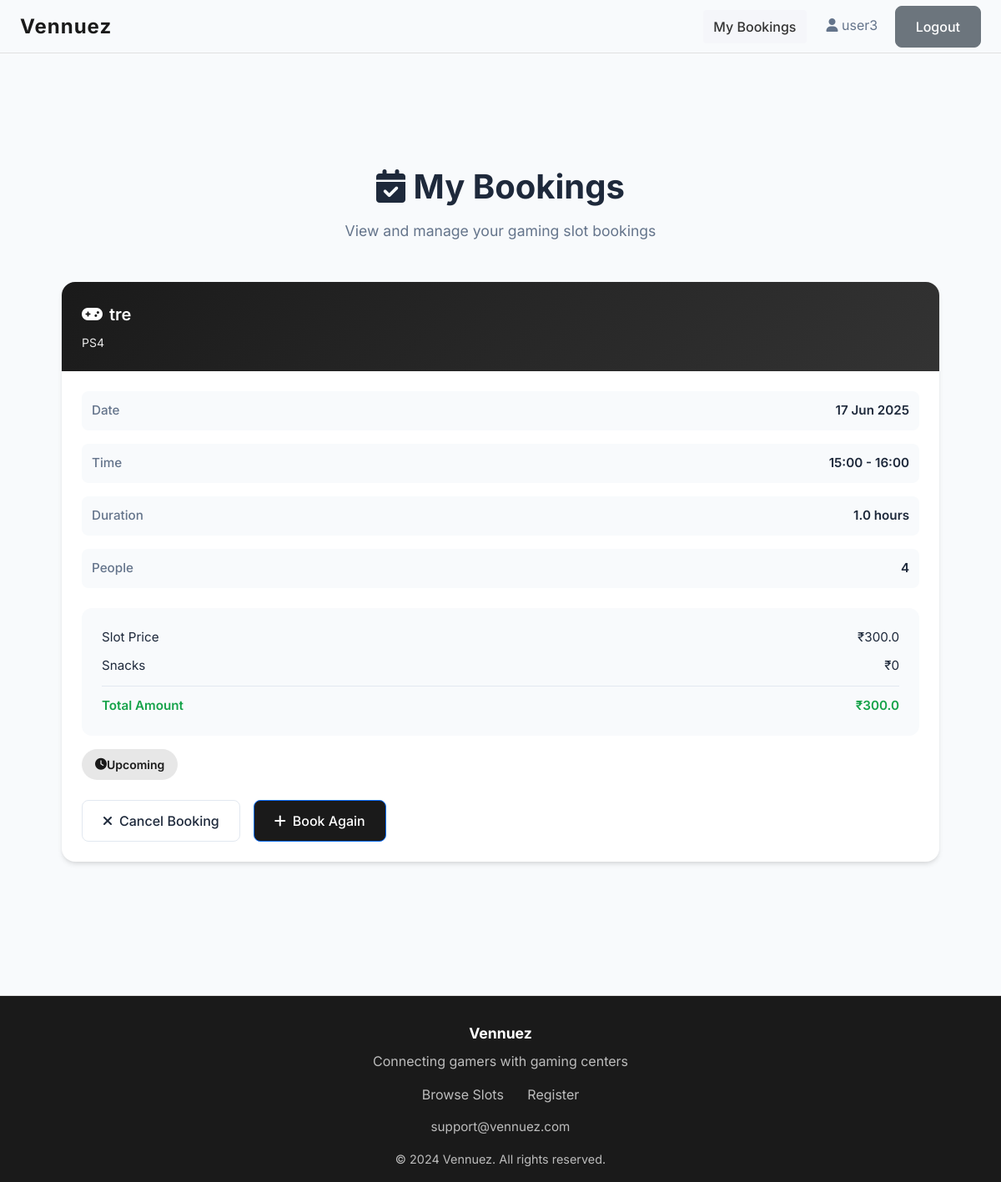
Page /user_dashboard (signed in) on the earlier database version.
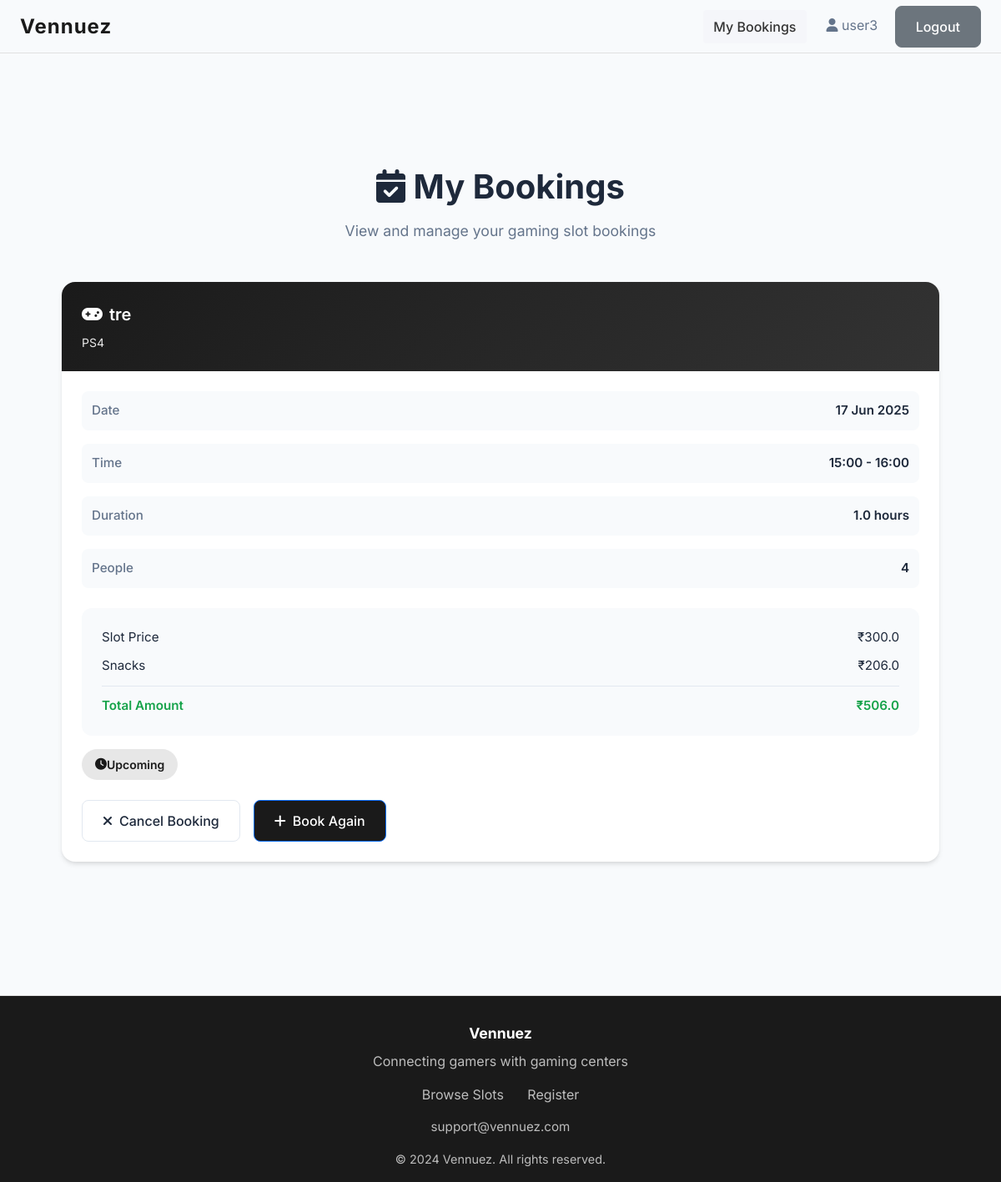
Same page on the later database version.
### models.py (models this page shows, shortened)
class TimeSlot(db.Model):
    __tablename__ = 'time_slots'
    id = db.Column(db.Integer, primary_key=True)
    start_time = db.Column(db.DateTime, nullable=False)
    end_time = db.Column(db.DateTime, nullable=False)
    total_amount = db.Column(db.Float, nullable=False)
    advance_paid = db.Column(db.Float, default=50.0)  # Fixed advance amount
    is_booked = db.Column(db.Boolean, default=False)
    snacks_amount = db.Column(db.Float, default=0.0)
    final_amount = db.Column(db.Float, default=0.0)
    completed = db.Column(db.Boolean, default=False)
    number_of_people = db.Column(db.Integer, default=1)  # New field for number of people
    booking_id = db.Column(db.String(20), unique=True, nullable=True)
    customer_name = db.Column(db.String(100), nullable=True)
    customer_phone = db.Column(db.String(20), nullable=True)
    customer_email = db.Column(db.String(120), nullable=True)
    customer_age = db.Column(db.Integer, nullable=True)
    special_requests = db.Column(db.Text, nullable=True)
    contact_sms = db.Column(db.Boolean, default=True)
    contact_whatsapp = db.Column(db.Boolean, default=True)
    contact_email = db.Column(db.Boolean, default=False)
    payment_status = db.Column(db.String(20), default='pending')  # pending, paid, failed
    payment_id = db.Column(db.String(100), nullable=True)
    booking_time = db.Column(db.DateTime, nullable=True)
    created_at = db.Column(db.DateTime, default=datetime.utcnow)
    console_id = db.Column(db.Integer, db.ForeignKey('consoles.id'), nullable=False)
    user_id = db.Column(db.Integer, db.ForeignKey('users.id'), nullable=True)  # Optional for unregistered bookings

class Console(db.Model):
    __tablename__ = 'consoles'
    id = db.Column(db.Integer, primary_key=True)
    name = db.Column(db.String(100), nullable=False)
    console_type = db.Column(db.String(50), nullable=False)
    hourly_rate = db.Column(db.Float, nullable=False)  # Rate per person per hour
    is_available = db.Column(db.Boolean, default=True)
    created_at = db.Column(db.DateTime, default=datetime.utcnow)
    owner_id = db.Column(db.Integer, db.ForeignKey('owners.id'), nullable=False)
    slots = db.relationship('TimeSlot', backref='console', lazy=True, cascade='all, delete-orphan')

### routes.py (the view)
@app.route('/user_dashboard')
@login_required
def user_dashboard():
    user = User.query.get(session['user_id'])
    bookings = TimeSlot.query.filter_by(user_id=user.id).order_by(TimeSlot.start_time.desc()).all()
    coin_balances = UserCoinBalance.query.filter_by(user_id=user.id).all()
    return render_template('user_dashboard.html', user=user, bookings=bookings, coin_balances=coin_balances , now=datetime.now())

### app.py (called while the page is built)
@login_manager.user_loader
def load_user(user_id):
    from models import Owner, User
    from flask import session
    user_type = session.get('user_type')
    if user_type == 'owner':
        return Owner.query.get(int(user_id))
    elif user_type == 'user':
        return User.query.get(int(user_id))
    return None

### templates/user_dashboard.html (shortened to what this page needs)
{% extends "base.html" %}
{% block content %}
<section class="user-dashboard">
    <div class="page-header">
                <h1 class="page-title">
            <i class="fas fa-calendar-check"></i> My Bookings
                </h1>
        <p class="page-subtitle">View and manage your gaming slot bookings</p>
    </div>
    <div class="bookings-grid">
        {% for slot in bookings %}
        <div class="booking-card">
            <div class="booking-header">
                <div class="console-name">
                    <i class="fas fa-gamepad"></i>
                    {{ slot.console.name if slot.console else 'Unknown Console' }}
                </div>
                <div class="console-type">{{ slot.console.console_type if slot.console else '' }}</div>
                    </div>
                    <div class="booking-body">
                        <div class="booking-details">
                            <div class="detail-row">
                        <span class="detail-label">Date</span>
                        <span class="detail-value">{{ slot.start_time.strftime('%d %b %Y') }}</span>
                            </div>
                            <div class="detail-row">
                        <span class="detail-label">Time</span>
                        <span class="detail-value">{{ slot.start_time.strftime('%H:%M') }} - {{ slot.end_time.strftime('%H:%M') }}</span>
                            </div>
                            <div class="detail-row">
                        <span class="detail-label">Duration</span>
                        <span class="detail-value">{{ ((slot.end_time - slot.start_time).total_seconds() / 3600)|round }} hours</span>
                    </div>
                    <div class="detail-row">
                        <span class="detail-label">People</span>
                        <span class="detail-value">{{ slot.number_of_people }}</span>
                    </div>
                </div>
                <div class="payment-section">
                    <div class="payment-row">
                        <span>Slot Price</span>
                        <span>₹{{ slot.total_amount }}</span>
                    </div>
                    <div class="payment-row">
                        <span>Snacks</span>
                        <span>₹{{ slot.snacks_amount or 0 }}</span>
                    </div>
                    <div class="payment-row">
                        <span>Total Amount</span>
                        <span>₹{{ slot.final_amount if slot.final_amount else slot.total_amount + (slot.snacks_amount or 0) }}</span>
                    </div>
                </div>
                <div class="booking-status {% if slot.start_time > now %}status-upcoming{% elif slot.completed %}status-completed{% else %}status-cancelled{% endif %}">
                    <i class="fas {% if slot.start_time > now %}fa-clock{% elif slot.completed %}fa-check-circle{% else %}fa-times-circle{% endif %}"></i>
                    {% if slot.start_time > now %}Upcoming{% elif slot.completed %}Completed{% else %}Cancelled{% endif %}
                </div>
                <div class="booking-actions">
                    {% if slot.start_time > now %}
                    <button class="btn btn-outline" onclick="cancelBooking('{{ slot.id }}')">
                        <i class="fas fa-times"></i> Cancel Booking
                    </button>
                    {% endif %}
                    <a href="{{ url_for('book_slot', slot_id=slot.console.id) }}" class="btn btn-primary">
                        <i class="fas fa-plus"></i> Book Again
                    </a>
                </div>
            </div>
        </div>
        {% endfor %}
    </div>
</section>
{% endblock %}

Differences in the rows shown:
changed TimeSlot "tre": snacks_amount "0" → "206.0"; final_amount "300.0" → "506.0"
